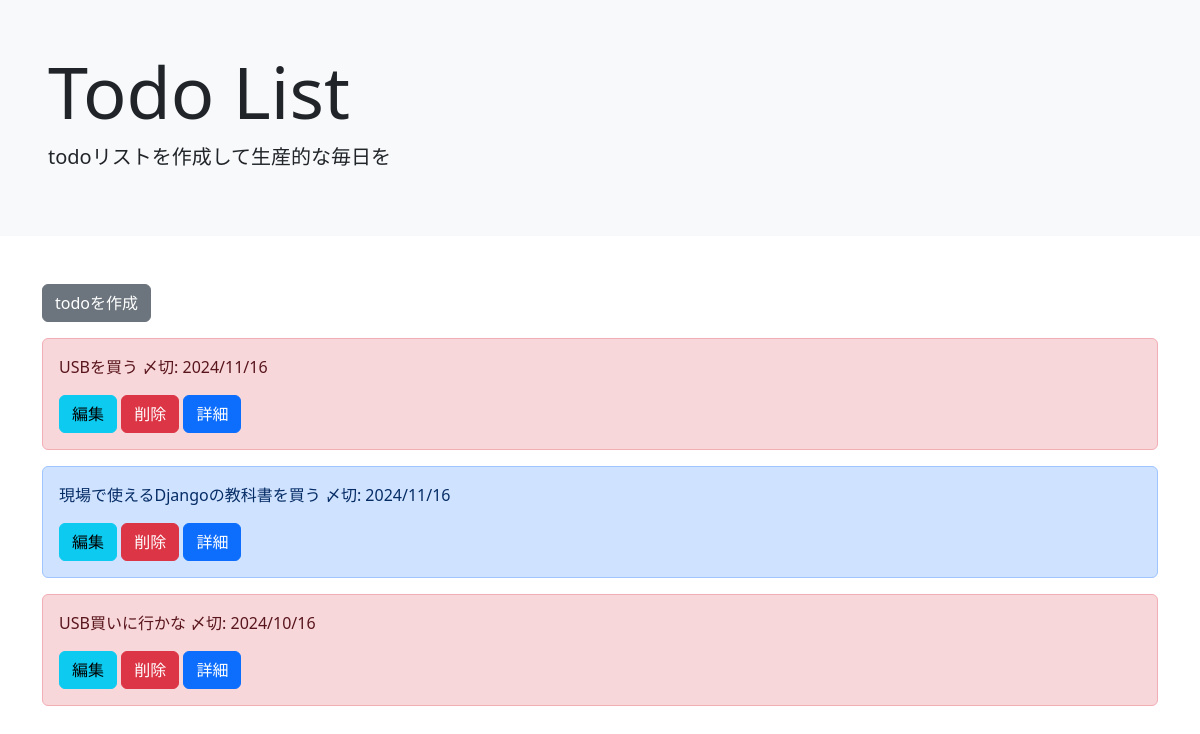
The page /list/ on the database as committed earlier.
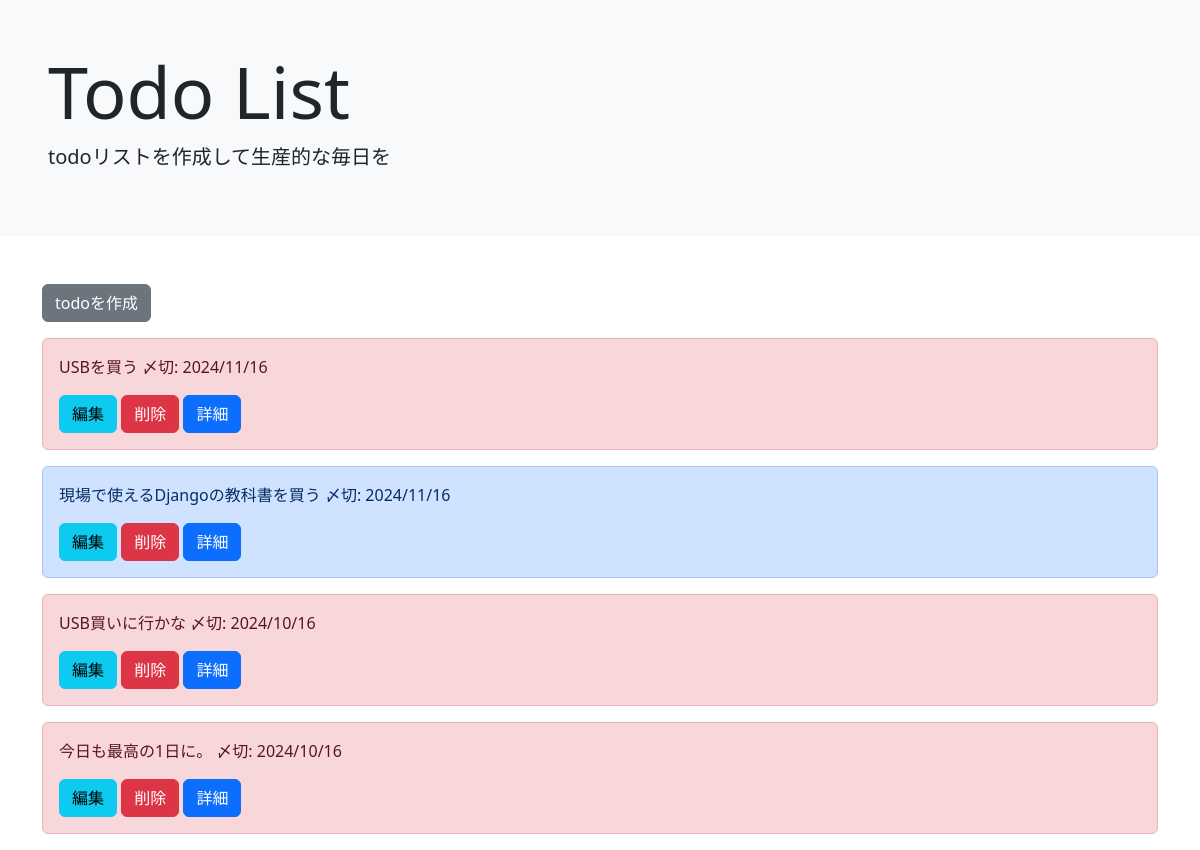
The same page on the database as committed later.
### todo/models.py (models this page shows, shortened)
class TodoModel(models.Model):
  title = models.CharField(max_length=100)
  memo = models.TextField()
  priority = models.CharField(
    max_length=50,
    choices= CHOICE,
    )
  duedate = models.DateField()

### todo/views.py (the view)
# urls.py: path('list/', TodoList.as_view(), name='list'),
class TodoList(ListView):
  template_name = 'list.html'
  model = TodoModel

### templates/list.html
{% extends 'base.html' %}
{% block header %}
<div class="container-fluid text-sm p-5 mb-5 bg-light">
  <h1 class="display-2">Todo List</h1>
  <p class="lead">todoリストを作成して生産的な毎日を</p>
</div>
{% endblock header %}
{% block content %}
<div class="container">
    <a href="{% url 'create' %}" class="btn btn-secondary mb-3" tabindex="-1" role="button" aria-disabled="true">todoを作成</a>
  {% for item in object_list %}
  <div class="alert alert-{{item.priority}}" role="alert">
    <p>{{item.title}}  〆切: {{ item.duedate | date:"o/n/j"}}</p>
    <a href="{% url 'update' item.pk %}" class="btn btn-info" tabindex="-1" role="button" aria-disabled="true">編集</a>
    <a href="{% url 'delete' item.pk %}" class="btn btn-danger" tabindex="-1" role="button" aria-disabled="true">削除</a>
    <a href="{% url 'detail' item.pk %}" class="btn btn-primary" tabindex="-1" role="button" aria-disabled="true">詳細</a>
  </div>
  {% endfor %}
</div>
{% endblock content %}

Rows that differ between the two databases and show on the page:
added TodoModel: title "今日も最高の1日に。", duedate "2024/10/16"
